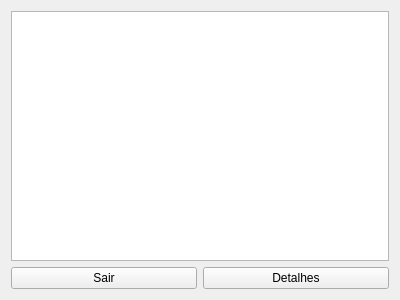
<?xml version="1.0" encoding="UTF-8"?>
<ui version="4.0">
 <class>Form</class>
 <widget class="QWidget" name="Form">
  <property name="geometry">
   <rect>
    <x>0</x>
    <y>0</y>
    <width>400</width>
    <height>300</height>
   </rect>
  </property>
  <property name="windowTitle">
   <string>Form</string>
  </property>
  <layout class="QGridLayout" name="gridLayout">
   <item row="0" column="0">
    <layout class="QVBoxLayout" name="verticalLayout">
     <item>
      <widget class="QTreeView" name="treeView">
       <property name="toolTip">
        <string>Carros cadastrados</string>
       </property>
       <property name="uniformRowHeights">
        <bool>true</bool>
       </property>
       <property name="sortingEnabled">
        <bool>true</bool>
       </property>
       <property name="animated">
        <bool>true</bool>
       </property>
       <property name="wordWrap">
        <bool>true</bool>
       </property>
      </widget>
     </item>
     <item>
      <layout class="QHBoxLayout" name="horizontalLayout_4">
       <item>
        <widget class="QPushButton" name="sairButton">
         <property name="text">
          <string>Sair</string>
         </property>
        </widget>
       </item>
       <item>
        <widget class="QPushButton" name="detalhesButton">
         <property name="text">
          <string>Detalhes</string>
         </property>
        </widget>
       </item>
      </layout>
     </item>
    </layout>
   </item>
  </layout>
 </widget>
 <resources/>
 <connections/>
</ui>
